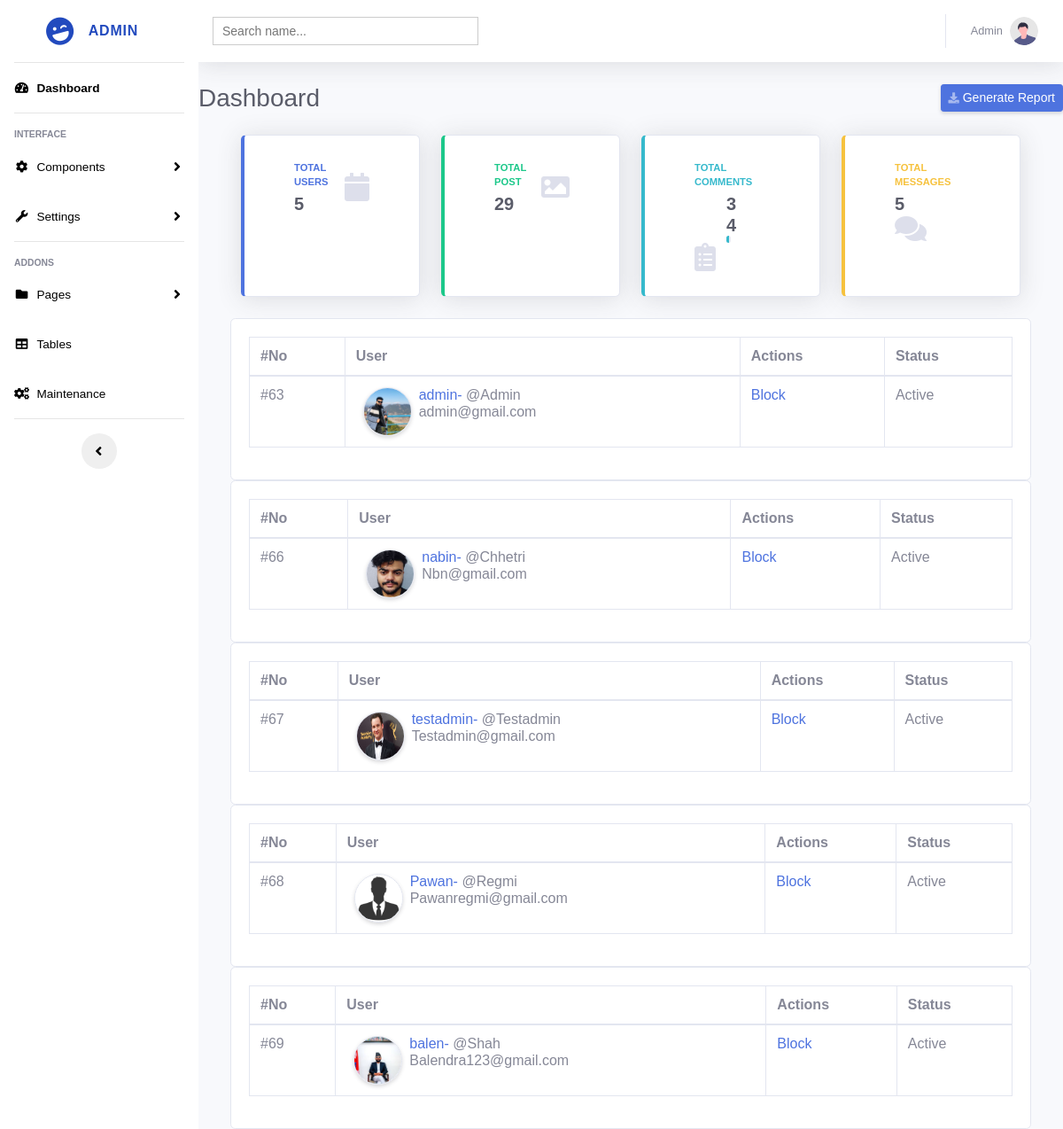
Page /admin/userprofile.php on the committed database.
### tables this page shows
CREATE TABLE `users` (
  `user_id` int(11) NOT NULL,
  `name` varchar(255) NOT NULL,
  `username` varchar(255) NOT NULL,
  `lastname` varchar(200) NOT NULL,
  `gender` varchar(20) NOT NULL,
  `email` varchar(255) NOT NULL,
  `phone` int(11) NOT NULL,
  `password` varchar(1000) NOT NULL,
  `p_p` varchar(255) DEFAULT 'user-default.png',
  `c_p` varchar(255) NOT NULL,
  `last_seen` datetime NOT NULL DEFAULT current_timestamp(),
  `is_blocked` int(11) NOT NULL DEFAULT 0,
  `report` int(10) NOT NULL,
  `verification_code` varchar(255) NOT NULL,
  `verified` int(50) NOT NULL DEFAULT 0,
  `interests` varchar(500) NOT NULL
);

### admin/include/userprofile.php (the view, shortened to what this page needs)
<?php
include_once 'model/db.php';
$sql = "SELECT user_id,name, username,lastname, password,email,gender, p_p, is_blocked  FROM users";
$result = $connect->query($sql);
if ($result->num_rows > 0) {
  while($row = $result->fetch_assoc()) {
    $user_id="".$row['user_id'];
    $name= "".$row["name"];
    $lastname= "".$row["lastname"];
    $email= "".$row["email"];
?>
<!DOCTYPE html>
<html lang="en">
<head>
</head>
<body>
        <div class="row">
            <div class="card w-100">
                <div class="card-body">
                    <table class="table table-bordered table-hover">
                        <thead>
                            <tr>
                                <th>#No</th>
                                <th>User</th>
                                <th>Actions</th>
                                <th>Status</th>
                            </tr>
                        </thead>
                        <tbody>
                            <tr>
                                <td> #<?php echo $user_id ?> </td>
                                <td>
                                    <div class="d-flex">
                                        <div>
                                            <img src="../client/assets/uploads/<?=$row['p_p']?>"
                                                class="rounded-circle border border-2 shadow-sm mx-2" width="55px"
                                                height="55px" />
                                        </div>
                                        <div>
                                            <a href="http://localhost/main/client/home.php?name=<?php echo $name ?>"><?php echo $name ?>- <span class="text-muted">@<?php echo $lastname ?></span></a>
                                            <h6 class="text-muted"><?php echo $email ?></h6>
                                        </div>
                                    </div>
                                </td>
                                <td>
                                        <?php
                                        if($row["is_blocked"] ==1){
                                            echo '<p> <a href="include/blockuser.php?uid='.$row['user_id']. '&is_blocked=0">UnBlock </a> </p>';
                                        }else{
                                            echo '<p> <a href="include/blockuser.php?uid='.$row['user_id']. '&is_blocked=1">Block </a> </p>';
                                        }
                                    ?>
                                </td>
                                <td>
                                <?php
                                        if($row["is_blocked"] ==0){
                                            echo '<p> Active</p>';
                                        }else{
                                            echo '<p> Blocked </p>';
                                        }
                                    ?>
                                    </td>
                            </tr>
                            </tbody>
                    </table>
                </div>
            </div>
        </div>
</body>
</html>
<?php } ?>
<?php } ?>

### admin/pages/search.php (style rules this page uses)
body { font-family: Arail, sans-serif; }

### admin/userprofile.php (style rules this page uses)
.row { margin-right: 2.25rem; margin-left: 2.25rem; }

### rows in the picture
users: user_id "63", p_p (picture), name "admin", lastname "Admin", email "admin@gmail.com", is_blocked "Active"
users: user_id "66", p_p (picture), name "nabin", lastname "Chhetri", email "Nbn@gmail.com", is_blocked "Active"
users: user_id "67", p_p (picture), name "testadmin", lastname "Testadmin", email "Testadmin@gmail.com", is_blocked "Active"
users: user_id "68", p_p (placeholder picture), name "Pawan", lastname "Regmi", email "Pawanregmi@gmail.com", is_blocked "Active"
users: user_id "69", p_p (picture), name "balen", lastname "Shah", email "Balendra123@gmail.com", is_blocked "Active"

### other values in the picture
$rowcount "5"
